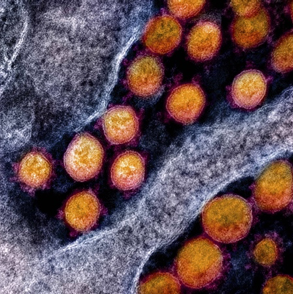
#> input picture Captura de pantalla 2026-03-11 200255.png, 293 x 294 px
$ python ejercicio18.py
#> lines starting #> are read from the running program, lines starting #| are printed output that depends on the picture; after the words box and inside, x2 and y2 are one past the last pixel; in counts of white or black regions, pixels touching at a corner belong together
import cv2
import numpy as np
import matplotlib.pyplot as plt

img = cv2.imread('Captura de pantalla 2026-03-11 200255.png')
#> img is the input picture: shape (294, 293, 3); mean B, G, R 82.5, 76.7, 99.1

img_rgb = cv2.cvtColor(img, cv2.COLOR_BGR2RGB)

gray = cv2.cvtColor(img, cv2.COLOR_BGR2GRAY)
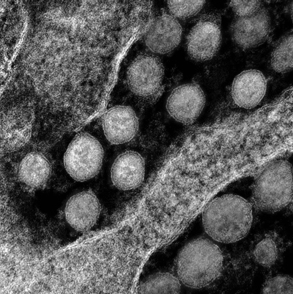
#> gray: shape (294, 293); min 0, max 255, mean 84.1

_, thresh = cv2.threshold(gray,120,255,cv2.THRESH_BINARY)
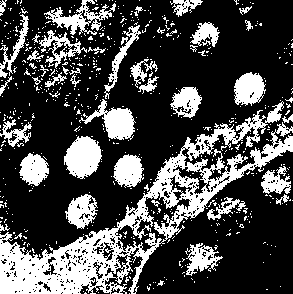
#> thresh: shape (294, 293); 28.6% white; 600 white regions (555 under 20 px), largest, box (x1, y1, x2, y2) and area: (0, 101, 293, 294) 11470, (64, 136, 102, 179) 1143, (79, 99, 136, 140) 981

Z = img.reshape((-1,3))
Z = np.float32(Z)

criteria = (cv2.TERM_CRITERIA_EPS + cv2.TERM_CRITERIA_MAX_ITER,10,1.0)
K = 3

ret,label,center=cv2.kmeans(Z,K,None,criteria,10,cv2.KMEANS_RANDOM_CENTERS)
#> ret = 248292617.4; center = [[150.7, 128.1, 131.1], [48.26, 95.81, 170.8], [42.26, 24.74, 37.76]]

center = np.uint8(center)
#> center = [[150, 128, 131], [48, 95, 170], [42, 24, 37]]
res = center[label.flatten()]
clustered = res.reshape((img.shape))
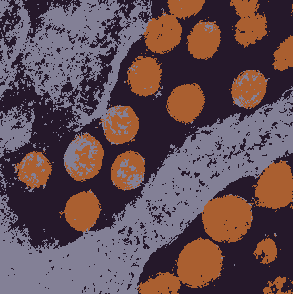
#> clustered: shape (294, 293, 3); mean B, G, R 82.1, 76.2, 98.5

plt.subplot(1,3,1)
plt.title("Original")
plt.imshow(img_rgb)

plt.subplot(1,3,2)
plt.title("Umbral")
plt.imshow(thresh,cmap='gray')

plt.subplot(1,3,3)
plt.title("Clustering")
plt.imshow(clustered)

plt.show()
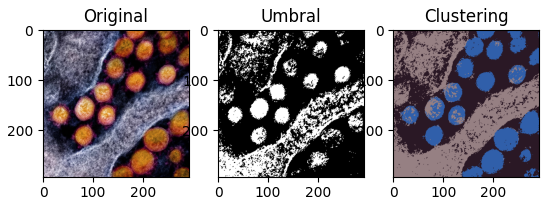
#> figure drawn by matplotlib, 3 panels; B, G, R data is drawn as R, G, B

$ run again, with Captura de pantalla 2026-03-11 200313.png copied over Captura de pantalla 2026-03-11 200255.png
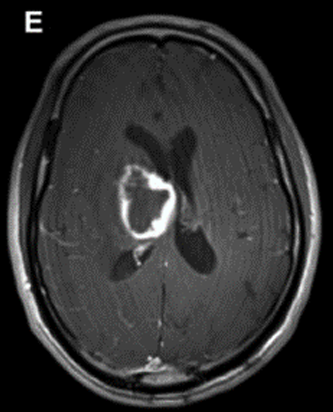
#> input picture Captura de pantalla 2026-03-11 200313.png, 333 x 412 px
#> img is the input picture: shape (412, 333, 3); mean B, G, R 46.9, 46.9, 46.9
#> `_, thresh = cv2.threshold(gray,120,255,cv2.THRESH_BINARY)`:
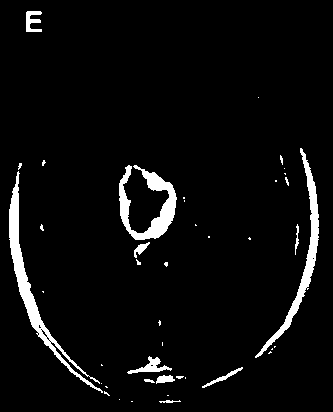
#> thresh: shape (412, 333); 4.7% white; 42 white regions (31 under 20 px), largest, box (x1, y1, x2, y2) and area: (9, 171, 103, 393) 2068, (119, 165, 177, 240) 1662, (255, 148, 319, 358) 1546
#> `ret,label,center=cv2.kmeans(Z,K,None,criteria,10,cv2.KMEANS_RANDOM_CEN..`: ret = 115351912.3; center = [[66.08, 66.08, 66.06], [6.3, 6.3, 6.32], [168, 167.9, 167.8]]
#> `center = np.uint8(center)`: center = [[66, 66, 66], [6, 6, 6], [168, 167, 167]]
#> `plt.show()`:
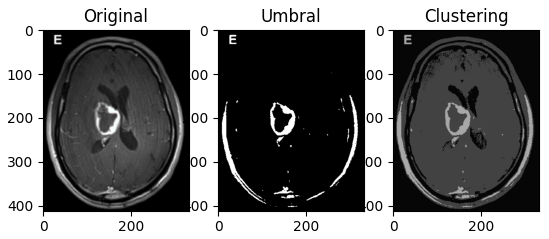
#> figure drawn by matplotlib, 3 panels; B, G, R data is drawn as R, G, B
